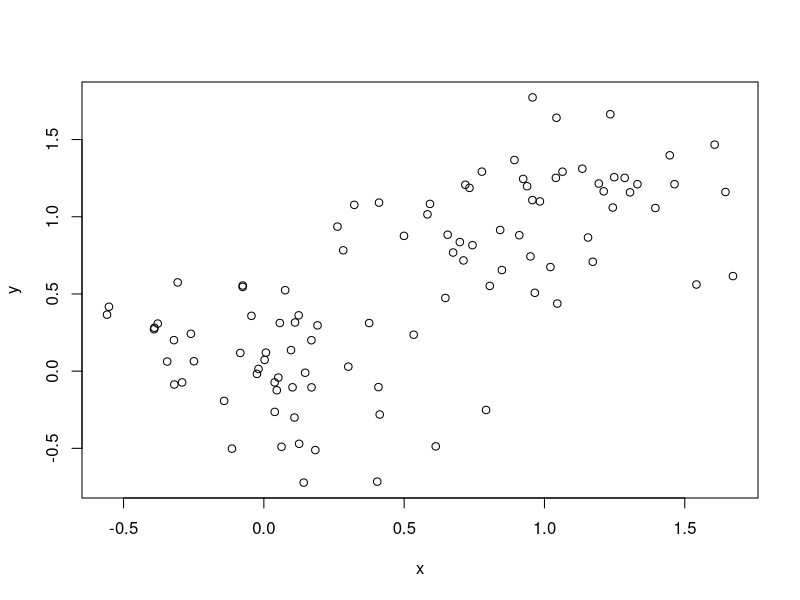
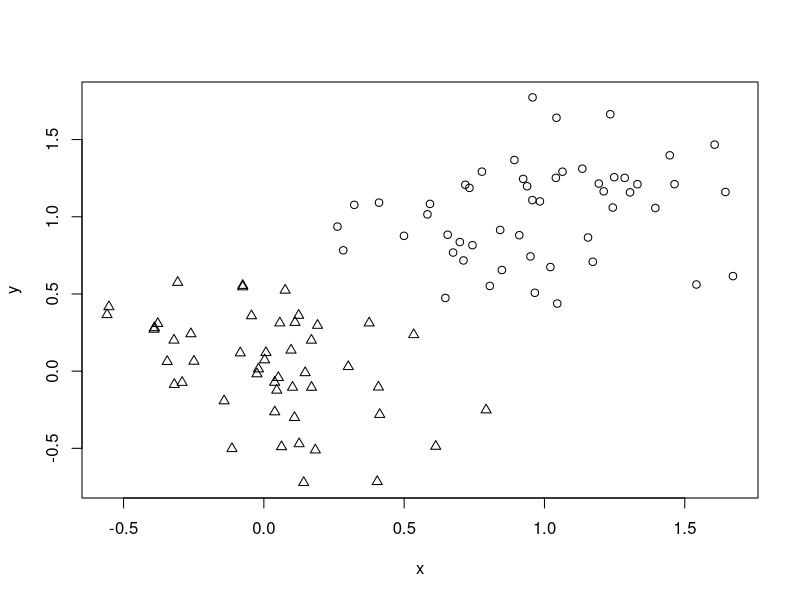

The R script that drew these images, in order:
## ---- chunk 1
knitr::opts_chunk$set(echo = TRUE)
## ---- chunk 2
x<- rbind(matrix(rnorm(100,sd=0.3),ncol=2),matrix(rnorm(100,mean=1,sd=0.3),ncol=2))

colnames(x)<-c("x","y")
plot(x)
## ---- chunk 3
c<-kmeans(x,2)
plot(x,pch=c$cluster)
## ---- chunk 4
c[2]
